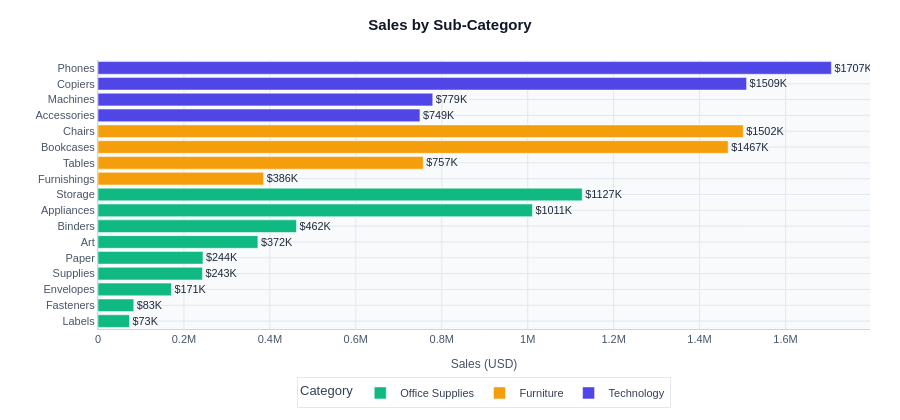

This figure's notebook cell:
### Code cell
fig_subcat_bar(df).show()

### Figure 1 — Plotly figure (JSON) as saved in the notebook; plotly's stock layout.template omitted (floating-point values rounded to 4 significant figures)
{"data": [{"hovertemplate": "%{y}<br>Sales: $%{x:,.0f}<extra></extra>", "legendgroup": "Office Supplies", "marker": {"color": "#10B981", "pattern": {"shape": ""}}, "name": "Office Supplies", "orientation": "h", "showlegend": true, "text": ["$73K", "$83K", "$171K", "$243K", "$244K", "$372K", "$462K", "$1011K", "$1127K"], "textposition": "outside", "type": "bar", "x": [73400.0, 83240.0, 170900.0, 243100.0, 244300.0, 372100.0, 461900.0, 1011000.0, 1127000.0], "xaxis": "x", "y": ["Labels", "Fasteners", "Envelopes", "Supplies", "Paper", "Art", "Binders", "Appliances", "Storage"], "yaxis": "y"}, {"hovertemplate": "%{y}<br>Sales: $%{x:,.0f}<extra></extra>", "legendgroup": "Furniture", "marker": {"color": "#F59E0B", "pattern": {"shape": ""}}, "name": "Furniture", "orientation": "h", "showlegend": true, "text": ["$386K", "$757K", "$1467K", "$1502K"], "textposition": "outside", "type": "bar", "x": [385600.0, 757000.0, 1467000.0, 1502000.0], "xaxis": "x", "y": ["Furnishings", "Tables", "Bookcases", "Chairs"], "yaxis": "y"}, {"hovertemplate": "%{y}<br>Sales: $%{x:,.0f}<extra></extra>", "legendgroup": "Technology", "marker": {"color": "#4F46E5", "pattern": {"shape": ""}}, "name": "Technology", "orientation": "h", "showlegend": true, "text": ["$749K", "$779K", "$1509K", "$1707K"], "textposition": "outside", "type": "bar", "x": [749200.0, 779100.0, 1509000.0, 1707000.0], "xaxis": "x", "y": ["Accessories", "Machines", "Copiers", "Phones"], "yaxis": "y"}], "layout": {"barmode": "relative", "font": {"color": "#1E293B", "family": "Arial, sans-serif", "size": 12}, "height": 420, "hoverlabel": {"bgcolor": "#1E293B", "bordercolor": "#1E293B", "font": {"color": "white", "size": 12}}, "legend": {"bgcolor": "rgba(255,255,255,0.8)", "bordercolor": "#E2E8F0", "borderwidth": 1, "font": {"color": "#334155", "size": 11}, "orientation": "h", "title": {"text": "Category"}, "tracegroupgap": 0, "x": 0.5, "xanchor": "center", "y": -0.18}, "margin": {"b": 50, "l": 50, "r": 30, "t": 60}, "paper_bgcolor": "white", "plot_bgcolor": "#F8FAFC", "title": {"font": {"color": "#0F172A", "family": "Arial, sans-serif", "size": 15, "weight": 700}, "text": "<b>Sales by Sub-Category</b>", "x": 0.5, "xanchor": "center"}, "xaxis": {"anchor": "y", "domain": [0, 1], "gridcolor": "#E2E8F0", "linecolor": "#CBD5E1", "showline": true, "tickfont": {"color": "#475569", "size": 11}, "title": {"font": {"color": "#475569", "size": 12}, "text": "Sales (USD)"}}, "yaxis": {"anchor": "x", "domain": [0, 1], "gridcolor": "#E2E8F0", "linecolor": "#CBD5E1", "showline": true, "tickfont": {"color": "#475569", "size": 11}, "title": {"font": {"color": "#475569", "size": 12}, "text": ""}}}}
